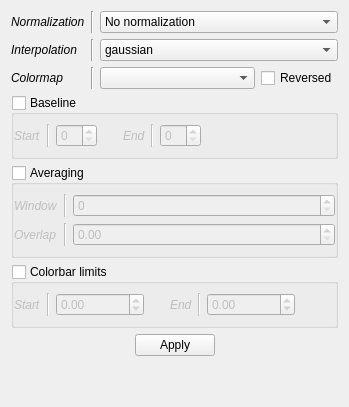
                        <widget class="QWidget" name="TF">
                         <layout class="QGridLayout" name="gridLayout_3">
                          <item row="8" column="0" colspan="3">
                           <layout class="QHBoxLayout" name="horizontalLayout_6">
                            <property name="topMargin">
                             <number>0</number>
                            </property>
                            <item>
                             <spacer name="horizontalSpacer_20">
                              <property name="orientation">
                               <enum>Qt::Horizontal</enum>
                              </property>
                              <property name="sizeHint" stdset="0">
                               <size>
                                <width>40</width>
                                <height>20</height>
                               </size>
                              </property>
                             </spacer>
                            </item>
                            <item>
                             <widget class="QPushButton" name="_sig_tf_apply">
                              <property name="text">
                               <string>Apply</string>
                              </property>
                             </widget>
                            </item>
                            <item>
                             <spacer name="horizontalSpacer_21">
                              <property name="orientation">
                               <enum>Qt::Horizontal</enum>
                              </property>
                              <property name="sizeHint" stdset="0">
                               <size>
                                <width>40</width>
                                <height>20</height>
                               </size>
                              </property>
                             </spacer>
                            </item>
                           </layout>
                          </item>
                          <item row="0" column="1">
                           <widget class="Line" name="line_14">
                            <property name="orientation">
                             <enum>Qt::Vertical</enum>
                            </property>
                           </widget>
                          </item>
                          <item row="1" column="2">
                           <widget class="QComboBox" name="_sig_tf_interp">
                            <item>
                             <property name="text">
                              <string>gaussian</string>
                             </property>
                            </item>
                            <item>
                             <property name="text">
                              <string>nearest</string>
                             </property>
                            </item>
                            <item>
                             <property name="text">
                              <string>bilinear</string>
                             </property>
                            </item>
                            <item>
                             <property name="text">
                              <string>quadric</string>
                             </property>
                            </item>
                            <item>
                             <property name="text">
                              <string>bicubic</string>
                             </property>
                            </item>
                            <item>
                             <property name="text">
                              <string>hanning</string>
                             </property>
                            </item>
                            <item>
                             <property name="text">
                              <string>hamming</string>
                             </property>
                            </item>
                            <item>
                             <property name="text">
                              <string>blackman</string>
                             </property>
                            </item>
                            <item>
                             <property name="text">
                              <string>kaiser</string>
                             </property>
                            </item>
                            <item>
                             <property name="text">
                              <string>hermite</string>
                             </property>
                            </item>
                            <item>
                             <property name="text">
                              <string>catrom</string>
                             </property>
                            </item>
                            <item>
                             <property name="text">
                              <string>mitchell</string>
                             </property>
                            </item>
                            <item>
                             <property name="text">
                              <string>spline16</string>
                             </property>
                            </item>
                            <item>
                             <property name="text">
                              <string>spline36</string>
                             </property>
                            </item>
                            <item>
                             <property name="text">
                              <string>bessel</string>
                             </property>
                            </item>
                            <item>
                             <property name="text">
                              <string>sinc</string>
                             </property>
                            </item>
                            <item>
                             <property name="text">
                              <string>lanczos</string>
                             </property>
                            </item>
                           </widget>
                          </item>
                          <item row="4" column="2">
                           <spacer name="horizontalSpacer_10">
                            <property name="orientation">
                             <enum>Qt::Horizontal</enum>
                            </property>
                            <property name="sizeHint" stdset="0">
                             <size>
                              <width>40</width>
                              <height>0</height>
                             </size>
                            </property>
                           </spacer>
                          </item>
                          <item row="1" column="0">
                           <widget class="QLabel" name="label_26">
                            <property name="font">
                             <font>
                              <italic>true</italic>
                             </font>
                            </property>
                            <property name="text">
                             <string>Interpolation</string>
                            </property>
                           </widget>
                          </item>
                          <item row="0" column="0">
                           <widget class="QLabel" name="label_6">
                            <property name="font">
                             <font>
                              <italic>true</italic>
                             </font>
                            </property>
                            <property name="text">
                             <string>Normalization</string>
                            </property>
                           </widget>
                          </item>
                          <item row="5" column="0" colspan="3">
                           <widget class="QGroupBox" name="_sig_baseline">
                            <property name="title">
                             <string>Baseline</string>
                            </property>
                            <property name="checkable">
                             <bool>true</bool>
                            </property>
                            <property name="checked">
                             <bool>false</bool>
                            </property>
                            <layout class="QHBoxLayout" name="horizontalLayout_5">
                             <property name="leftMargin">
                              <number>0</number>
                             </property>
                             <property name="rightMargin">
                              <number>0</number>
                             </property>
                             <item>
                              <widget class="QLabel" name="label_13">
                               <property name="font">
                                <font>
                                 <italic>true</italic>
                                </font>
                               </property>
                               <property name="text">
                                <string>Start</string>
                               </property>
                              </widget>
                             </item>
                             <item>
                              <widget class="Line" name="line_8">
                               <property name="orientation">
                                <enum>Qt::Vertical</enum>
                               </property>
                              </widget>
                             </item>
                             <item>
                              <widget class="QSpinBox" name="_sig_base_start"/>
                             </item>
                             <item>
                              <spacer name="horizontalSpacer_17">
                               <property name="orientation">
                                <enum>Qt::Horizontal</enum>
                               </property>
                               <property name="sizeType">
                                <enum>QSizePolicy::Fixed</enum>
                               </property>
                               <property name="sizeHint" stdset="0">
                                <size>
                                 <width>20</width>
                                 <height>20</height>
                                </size>
                               </property>
                              </spacer>
                             </item>
                             <item>
                              <widget class="QLabel" name="label_14">
                               <property name="font">
                                <font>
                                 <italic>true</italic>
                                </font>
                               </property>
                               <property name="text">
                                <string>End</string>
                               </property>
                              </widget>
                             </item>
                             <item>
                              <widget class="Line" name="line_18">
                               <property name="orientation">
                                <enum>Qt::Vertical</enum>
                               </property>
                              </widget>
                             </item>
                             <item>
                              <widget class="QSpinBox" name="_sig_base_end"/>
                             </item>
                             <item>
                              <spacer name="horizontalSpacer_18">
                               <property name="orientation">
                                <enum>Qt::Horizontal</enum>
                               </property>
                               <property name="sizeHint" stdset="0">
                                <size>
                                 <width>40</width>
                                 <height>20</height>
                                </size>
                               </property>
                              </spacer>
                             </item>
                            </layout>
                           </widget>
                          </item>
                          <item row="6" column="0" colspan="3">
                           <widget class="QGroupBox" name="_sig_averaging">
                            <property name="title">
                             <string>Averaging</string>
                            </property>
                            <property name="checkable">
                             <bool>true</bool>
                            </property>
                            <property name="checked">
                             <bool>false</bool>
                            </property>
                            <layout class="QGridLayout" name="gridLayout_11">
                             <property name="leftMargin">
                              <number>0</number>
                             </property>
                             <property name="rightMargin">
                              <number>0</number>
                             </property>
                             <item row="1" column="2" colspan="2">
                              <widget class="QDoubleSpinBox" name="_sig_av_overlap">
                               <property name="maximum">
                                <double>0.800000000000000</double>
                               </property>
                               <property name="singleStep">
                                <double>0.100000000000000</double>
                               </property>
                              </widget>
                             </item>
                             <item row="1" column="0">
                              <widget class="QLabel" name="label_17">
                               <property name="font">
                                <font>
                                 <italic>true</italic>
                                </font>
                               </property>
                               <property name="text">
                                <string>Overlap</string>
                               </property>
                              </widget>
                             </item>
                             <item row="0" column="2" colspan="2">
                              <widget class="QSpinBox" name="_sig_av_win"/>
                             </item>
                             <item row="0" column="0">
                              <widget class="QLabel" name="label_16">
                               <property name="font">
                                <font>
                                 <italic>true</italic>
                                </font>
                               </property>
                               <property name="text">
                                <string>Window</string>
                               </property>
                              </widget>
                             </item>
                             <item row="1" column="1">
                              <widget class="Line" name="line_25">
                               <property name="orientation">
                                <enum>Qt::Vertical</enum>
                               </property>
                              </widget>
                             </item>
                             <item row="0" column="1">
                              <widget class="Line" name="line_24">
                               <property name="orientation">
                                <enum>Qt::Vertical</enum>
                               </property>
                              </widget>
                             </item>
                             <item row="2" column="2">
                              <spacer name="horizontalSpacer_19">
                               <property name="orientation">
                                <enum>Qt::Horizontal</enum>
                               </property>
                               <property name="sizeHint" stdset="0">
                                <size>
                                 <width>40</width>
                                 <height>0</height>
                                </size>
                               </property>
                              </spacer>
                             </item>
                            </layout>
                           </widget>
                          </item>
                          <item row="9" column="0">
                           <spacer name="verticalSpacer_3">
                            <property name="orientation">
                             <enum>Qt::Vertical</enum>
                            </property>
                            <property name="sizeHint" stdset="0">
                             <size>
                              <width>20</width>
                              <height>40</height>
                             </size>
                            </property>
                           </spacer>
                          </item>
                          <item row="0" column="2">
                           <widget class="QComboBox" name="_sig_norm">
                            <item>
                             <property name="text">
                              <string>No normalization</string>
                             </property>
                            </item>
                            <item>
                             <property name="text">
                              <string>Subtract the mean</string>
                             </property>
                            </item>
                            <item>
                             <property name="text">
                              <string>Divide by the mean</string>
                             </property>
                            </item>
                            <item>
                             <property name="text">
                              <string>Subtract then divide by the mean</string>
                             </property>
                            </item>
                            <item>
                             <property name="text">
                              <string>Z-score</string>
                             </property>
                            </item>
                           </widget>
                          </item>
                          <item row="1" column="1">
                           <widget class="Line" name="line_26">
                            <property name="orientation">
                             <enum>Qt::Vertical</enum>
                            </property>
                           </widget>
                          </item>
                          <item row="7" column="0" colspan="3">
                           <widget class="QGroupBox" name="_sig_tf_clim">
                            <property name="title">
                             <string>Colorbar limits</string>
                            </property>
                            <property name="checkable">
                             <bool>true</bool>
                            </property>
                            <property name="checked">
                             <bool>false</bool>
                            </property>
                            <layout class="QHBoxLayout" name="horizontalLayout_8">
                             <property name="leftMargin">
                              <number>0</number>
                             </property>
                             <property name="rightMargin">
                              <number>0</number>
                             </property>
                             <item>
                              <widget class="QLabel" name="label_32">
                               <property name="font">
                                <font>
                                 <italic>true</italic>
                                </font>
                               </property>
                               <property name="text">
                                <string>Start</string>
                               </property>
                              </widget>
                             </item>
                             <item>
                              <widget class="Line" name="line_27">
                               <property name="orientation">
                                <enum>Qt::Vertical</enum>
                               </property>
                              </widget>
                             </item>
                             <item>
                              <widget class="QDoubleSpinBox" name="_sig_climin">
                               <property name="minimum">
                                <double>-1000000000.000000000000000</double>
                               </property>
                               <property name="maximum">
                                <double>1000000000.000000000000000</double>
                               </property>
                              </widget>
                             </item>
                             <item>
                              <spacer name="horizontalSpacer_23">
                               <property name="orientation">
                                <enum>Qt::Horizontal</enum>
                               </property>
                               <property name="sizeType">
                                <enum>QSizePolicy::Fixed</enum>
                               </property>
                               <property name="sizeHint" stdset="0">
                                <size>
                                 <width>20</width>
                                 <height>20</height>
                                </size>
                               </property>
                              </spacer>
                             </item>
                             <item>
                              <widget class="QLabel" name="label_33">
                               <property name="font">
                                <font>
                                 <italic>true</italic>
                                </font>
                               </property>
                               <property name="text">
                                <string>End</string>
                               </property>
                              </widget>
                             </item>
                             <item>
                              <widget class="Line" name="line_28">
                               <property name="orientation">
                                <enum>Qt::Vertical</enum>
                               </property>
                              </widget>
                             </item>
                             <item>
                              <widget class="QDoubleSpinBox" name="_sig_climax">
                               <property name="minimum">
                                <double>-1000000000.000000000000000</double>
                               </property>
                               <property name="maximum">
                                <double>1000000000.000000000000000</double>
                               </property>
                              </widget>
                             </item>
                             <item>
                              <spacer name="horizontalSpacer_24">
                               <property name="orientation">
                                <enum>Qt::Horizontal</enum>
                               </property>
                               <property name="sizeHint" stdset="0">
                                <size>
                                 <width>40</width>
                                 <height>20</height>
                                </size>
                               </property>
                              </spacer>
                             </item>
                            </layout>
                           </widget>
                          </item>
                          <item row="2" column="0">
                           <widget class="QLabel" name="label_34">
                            <property name="font">
                             <font>
                              <italic>true</italic>
                             </font>
                            </property>
                            <property name="text">
                             <string>Colormap</string>
                            </property>
                           </widget>
                          </item>
                          <item row="2" column="1">
                           <widget class="Line" name="line_29">
                            <property name="orientation">
                             <enum>Qt::Vertical</enum>
                            </property>
                           </widget>
                          </item>
                          <item row="2" column="2">
                           <layout class="QGridLayout" name="gridLayout_14">
                            <item row="0" column="1">
                             <widget class="QCheckBox" name="_sig_tf_rev">
                              <property name="text">
                               <string>Reversed</string>
                              </property>
                             </widget>
                            </item>
                            <item row="0" column="0">
                             <widget class="QComboBox" name="_sig_tf_cmap"/>
                            </item>
                            <item row="1" column="0">
                             <spacer name="horizontalSpacer_25">
                              <property name="orientation">
                               <enum>Qt::Horizontal</enum>
                              </property>
                              <property name="sizeHint" stdset="0">
                               <size>
                                <width>40</width>
                                <height>0</height>
                               </size>
                              </property>
                             </spacer>
                            </item>
                           </layout>
                          </item>
                         </layout>
                        </widget>
